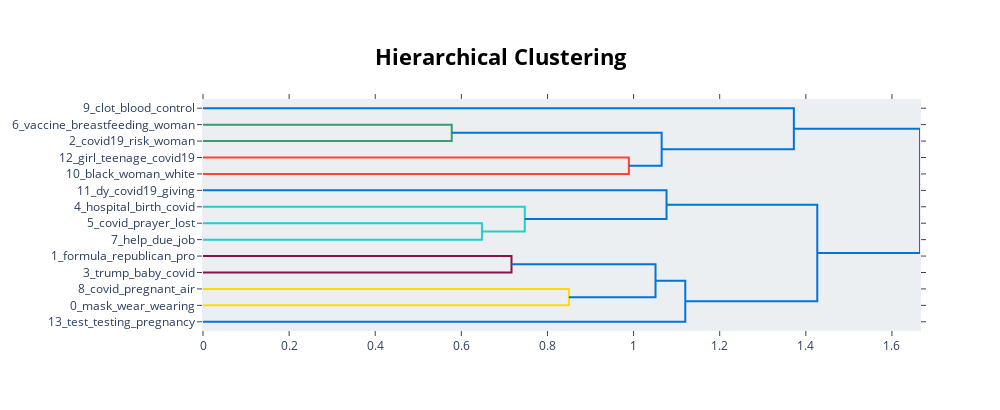

Notebook source saved alongside this figure:
### Code cell
topic_negative.visualize_hierarchy(top_n_topics=14)

### Figure 1 — Plotly figure (JSON) as saved in the notebook; plotly's stock layout.template omitted (floating-point values rounded to 4 significant figures)
{"data": [{"hoverinfo": "text", "marker": {"color": "rgb(61,153,112)"}, "mode": "lines", "type": "scatter", "x": [0, 0.5777, 0.5777, 0], "xaxis": "x", "y": [-15, -15, -25, -25], "yaxis": "y"}, {"hoverinfo": "text", "marker": {"color": "rgb(255,65,54)"}, "mode": "lines", "type": "scatter", "x": [0, 0.989, 0.989, 0], "xaxis": "x", "y": [-35, -35, -45, -45], "yaxis": "y"}, {"hoverinfo": "text", "marker": {"color": "rgb(0,116,217)"}, "mode": "lines", "type": "scatter", "x": [0.5777, 1.065, 1.065, 0.989], "xaxis": "x", "y": [-20, -20, -40, -40], "yaxis": "y"}, {"hoverinfo": "text", "marker": {"color": "rgb(0,116,217)"}, "mode": "lines", "type": "scatter", "x": [0, 1.372, 1.372, 1.065], "xaxis": "x", "y": [-5, -5, -30, -30], "yaxis": "y"}, {"hoverinfo": "text", "marker": {"color": "rgb(35,205,205)"}, "mode": "lines", "type": "scatter", "x": [0, 0.6478, 0.6478, 0], "xaxis": "x", "y": [-75, -75, -85, -85], "yaxis": "y"}, {"hoverinfo": "text", "marker": {"color": "rgb(35,205,205)"}, "mode": "lines", "type": "scatter", "x": [0, 0.7473, 0.7473, 0.6478], "xaxis": "x", "y": [-65, -65, -80, -80], "yaxis": "y"}, {"hoverinfo": "text", "marker": {"color": "rgb(0,116,217)"}, "mode": "lines", "type": "scatter", "x": [0, 1.076, 1.076, 0.7473], "xaxis": "x", "y": [-55, -55, -72.5, -72.5], "yaxis": "y"}, {"hoverinfo": "text", "marker": {"color": "rgb(133,20,75)"}, "mode": "lines", "type": "scatter", "x": [0, 0.7165, 0.7165, 0], "xaxis": "x", "y": [-95, -95, -105, -105], "yaxis": "y"}, {"hoverinfo": "text", "marker": {"color": "rgb(255,220,0)"}, "mode": "lines", "type": "scatter", "x": [0, 0.8498, 0.8498, 0], "xaxis": "x", "y": [-115, -115, -125, -125], "yaxis": "y"}, {"hoverinfo": "text", "marker": {"color": "rgb(0,116,217)"}, "mode": "lines", "type": "scatter", "x": [0.7165, 1.051, 1.051, 0.8498], "xaxis": "x", "y": [-100, -100, -120, -120], "yaxis": "y"}, {"hoverinfo": "text", "marker": {"color": "rgb(0,116,217)"}, "mode": "lines", "type": "scatter", "x": [1.051, 1.12, 1.12, 0], "xaxis": "x", "y": [-110, -110, -135, -135], "yaxis": "y"}, {"hoverinfo": "text", "marker": {"color": "rgb(0,116,217)"}, "mode": "lines", "type": "scatter", "x": [1.076, 1.427, 1.427, 1.12], "xaxis": "x", "y": [-63.75, -63.75, -122.5, -122.5], "yaxis": "y"}, {"hoverinfo": "text", "marker": {"color": "rgb(0,116,217)"}, "mode": "lines", "type": "scatter", "x": [1.372, 1.665, 1.665, 1.427], "xaxis": "x", "y": [-17.5, -17.5, -93.12, -93.12], "yaxis": "y"}], "layout": {"autosize": false, "height": 410, "hoverlabel": {"bgcolor": "white", "font": {"family": "Rockwell", "size": 16}}, "hovermode": "closest", "plot_bgcolor": "#ECEFF1", "showlegend": false, "title": {"font": {"color": "Black", "size": 22}, "text": "<b>Hierarchical Clustering", "x": 0.5, "xanchor": "center", "yanchor": "top"}, "width": 1000, "xaxis": {"mirror": "allticks", "rangemode": "tozero", "showgrid": false, "showline": true, "showticklabels": true, "ticks": "outside", "type": "linear", "zeroline": false}, "yaxis": {"mirror": "allticks", "range": [-140, 0], "rangemode": "tozero", "showgrid": false, "showline": true, "showticklabels": true, "tickmode": "array", "ticks": "outside", "ticktext": ["9_clot_blood_control", "6_vaccine_breastfeeding_woman", "2_covid19_risk_woman", "12_girl_teenage_covid19", "10_black_woman_white", "11_dy_covid19_giving", "4_hospital_birth_covid", "5_covid_prayer_lost", "7_help_due_job", "1_formula_republican_pro", "3_trump_baby_covid", "8_covid_pregnant_air", "0_mask_wear_wearing", "13_test_testing_pregnancy"], "tickvals": [-5, -15, -25, -35, -45, -55, -65, -75, -85, -95, -105, -115, -125, -135], "type": "linear", "zeroline": false}}}
